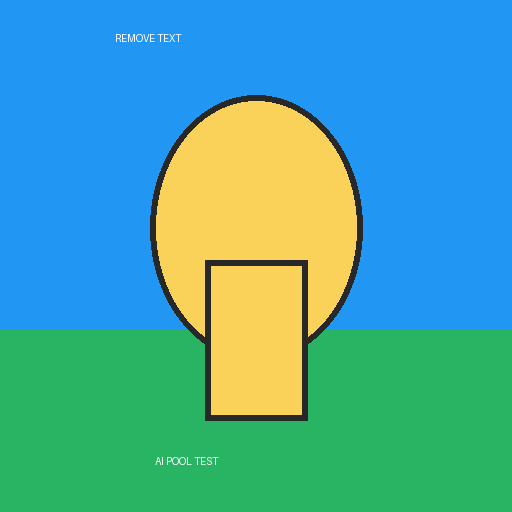
#> input picture backend/tmp_image_source.png, 512 x 512 px
$ python enhance_quality.py --input ../tmp_image_source.png --output out.png
#> lines starting #> are read from the running program, lines starting #| are printed output that depends on the picture
#!/usr/bin/env python3
"""Local same-size image quality enhancement without generative rewriting.

This script is for the strict "画质高清" tool semantics: improve clarity only,
without changing the visual canvas size, aspect ratio, composition, subject, or
content. It normalizes EXIF orientation to match browser visual orientation and
applies conservative denoise/contrast/sharpen filters at the original size.
"""

from __future__ import annotations

import argparse
import json
import sys
from pathlib import Path

import cv2
import numpy as np
from PIL import Image, ImageFilter, ImageOps


def enhance_rgb(rgb: np.ndarray) -> np.ndarray:
    """Apply conservative same-size enhancement.

    The operations are deterministic pixel filters, not generative restoration:
    - light color denoise to reduce compression noise
    - mild CLAHE on luminance to improve local contrast
    - unsharp masking to recover edge clarity

    All arrays keep the exact original HxW shape.
    """
    if rgb.ndim != 3 or rgb.shape[2] != 3:
        raise ValueError("expected RGB image")

    # OpenCV works in BGR. Keep denoising conservative to avoid painterly changes.
    bgr = cv2.cvtColor(rgb, cv2.COLOR_RGB2BGR)
    denoised = cv2.fastNlMeansDenoisingColored(bgr, None, 3, 3, 7, 21)

    # Local contrast on luminance only; clip limit is intentionally low to avoid
    # changing the mood/lighting or creating halos.
    lab = cv2.cvtColor(denoised, cv2.COLOR_BGR2LAB)
    l, a, b = cv2.split(lab)
    clahe = cv2.createCLAHE(clipLimit=1.25, tileGridSize=(8, 8))
    l2 = clahe.apply(l)
    contrast_bgr = cv2.cvtColor(cv2.merge((l2, a, b)), cv2.COLOR_LAB2BGR)
    contrast_rgb = cv2.cvtColor(contrast_bgr, cv2.COLOR_BGR2RGB)

    # PIL UnsharpMask is stable and same-size. Moderate values avoid inventing
    # detail or changing object boundaries.
    pil = Image.fromarray(contrast_rgb, mode="RGB")
    sharpened = pil.filter(ImageFilter.UnsharpMask(radius=1.1, percent=85, threshold=4))
    return np.array(sharpened, dtype=np.uint8)


def main() -> int:
    parser = argparse.ArgumentParser(description="Enhance image quality locally while preserving visual dimensions")
    parser.add_argument("--input", required=True, help="Input source image path")
    parser.add_argument("--output", required=True, help="Output PNG path")
    args = parser.parse_args()

    input_path = Path(args.input)
    output_path = Path(args.output)
    if not input_path.exists():
        print(json.dumps({"ok": False, "error": f"input_not_found: {input_path}"}, ensure_ascii=False), file=sys.stderr)
        return 2

    try:
        with Image.open(input_path) as im:
#> im is the input picture: PIL image 512x512 RGB; mean R, G, B 72.5, 167, 166
            source = ImageOps.exif_transpose(im).convert("RGB")
        original_size = source.size
#> original_size = (512, 512)
        rgb = np.array(source)
        enhanced = enhance_rgb(rgb)
#> in enhance_rgb, `lab = cv2.cvtColor(denoised, cv2.COLOR_BGR2LAB)`: lab: shape (512, 512, 3); mean of channels 0, 1, 2 166.1, 111.1, 122.7
#> in enhance_rgb, `l, a, b = cv2.split(lab)`:
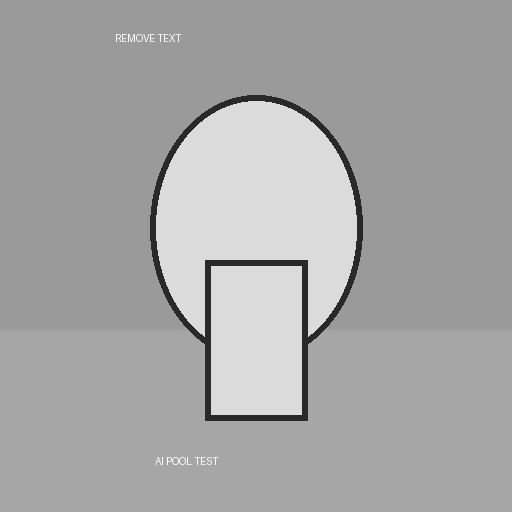
#> l: shape (512, 512); min 40, max 254, mean 166.1
#> in enhance_rgb, `l, a, b = cv2.split(lab)`:
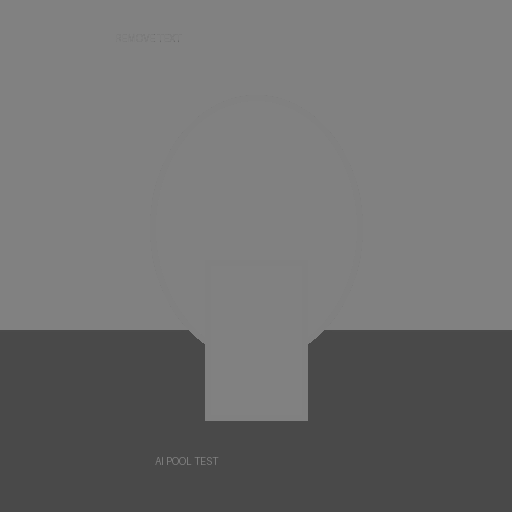
#> a: shape (512, 512); min 73, max 130, mean 111.1
#> in enhance_rgb, `l, a, b = cv2.split(lab)`:
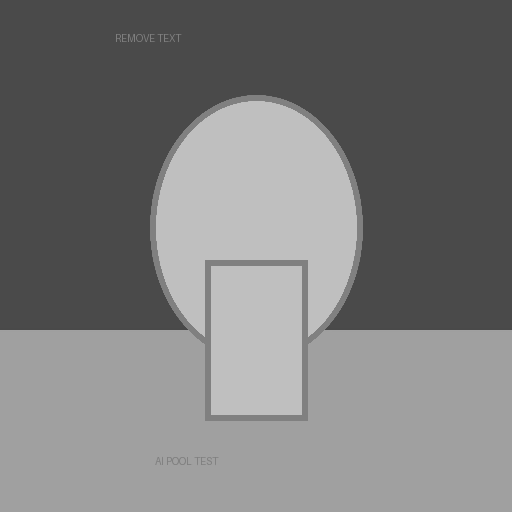
#> b: shape (512, 512); min 72, max 191, mean 122.7
        result = Image.fromarray(enhanced, mode="RGB")

        if result.size != original_size:
            print(
                json.dumps(
                    {
                        "ok": False,
                        "error": "output_size_mismatch",
                        "input_size": [original_size[0], original_size[1]],
                        "output_size": [result.size[0], result.size[1]],
                    },
                    ensure_ascii=False,
                ),
                file=sys.stderr,
            )
            return 3

        output_path.parent.mkdir(parents=True, exist_ok=True)
        result.save(output_path, format="PNG")
        print(
            json.dumps(
                {
                    "ok": True,
                    "input_size": [original_size[0], original_size[1]],
                    "output_size": [result.size[0], result.size[1]],
                    "output": str(output_path),
                },
                ensure_ascii=False,
            )
        )
#| {"ok": true, "input_size": [512, 512], "output_size": [512, 512], "output": "out.png"}
        return 0
    except Exception as exc:
        print(json.dumps({"ok": False, "error": str(exc)}, ensure_ascii=False), file=sys.stderr)
        return 1


if __name__ == "__main__":
    raise SystemExit(main())
#> (the program exits here)
